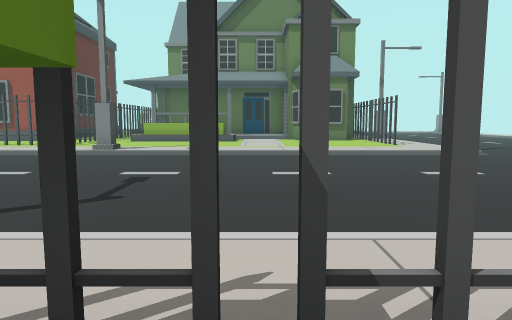
View 1 (above)

24 first-person views from a walk through a Unity game level. The camera is 1.5 m above the floor, tilts 6° down and sees 70° across. The floor is counted in squares, 2 m on a side. Each view is taken from the middle of a square. On the plan, view 1 faces up. The plan holds only what a view shows up to about 11 squares ahead; the rest is blank. The place goes on beyond the plan.

View 2
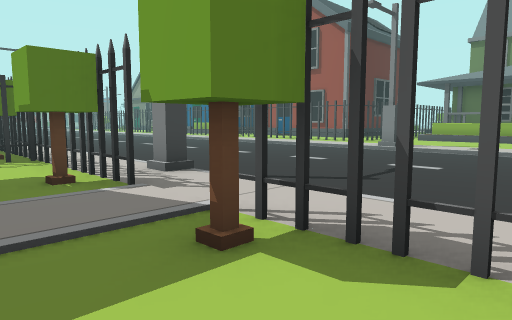

View 3
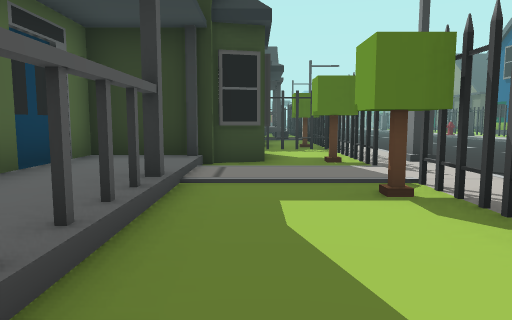

View 4
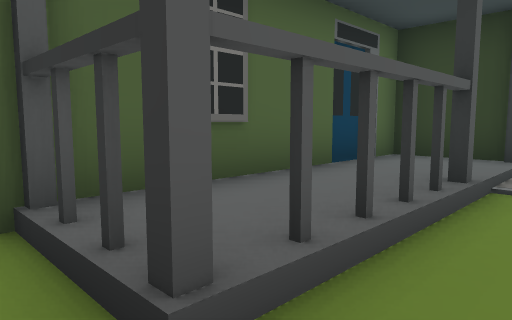

View 5
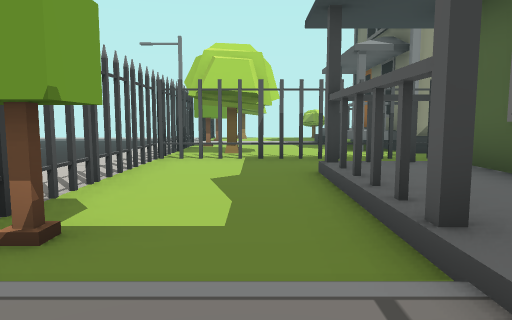

View 6
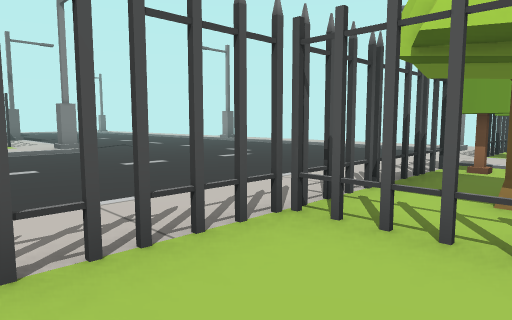

View 7
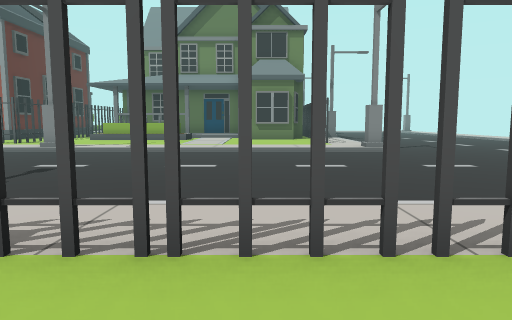

View 8
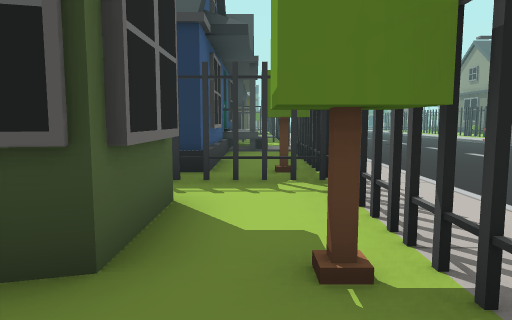

View 9
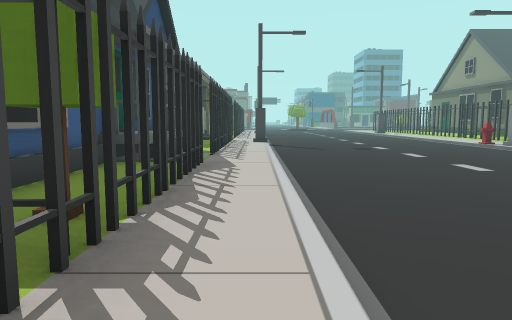

View 10
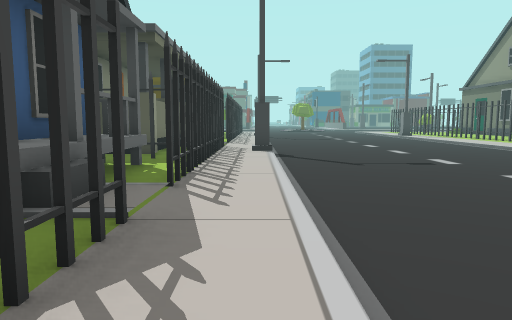

View 11
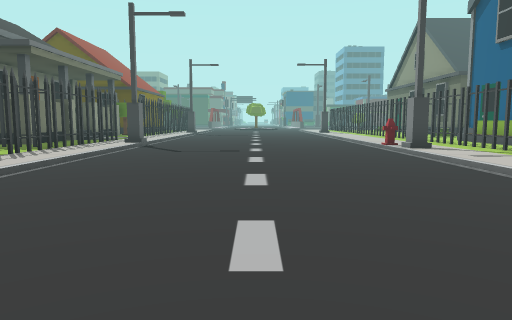

View 12
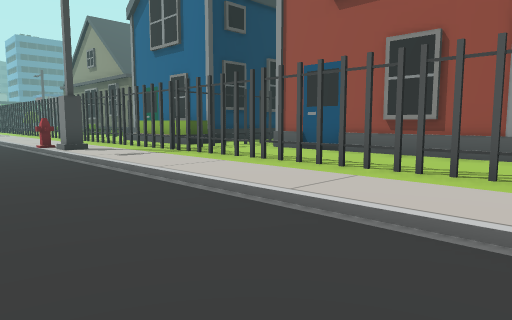

View 13
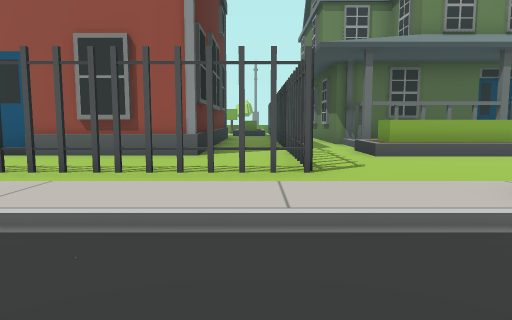

View 14
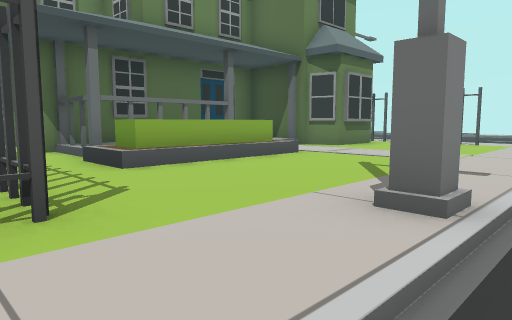

View 15
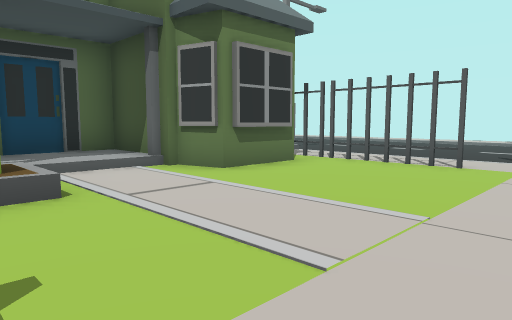

View 16
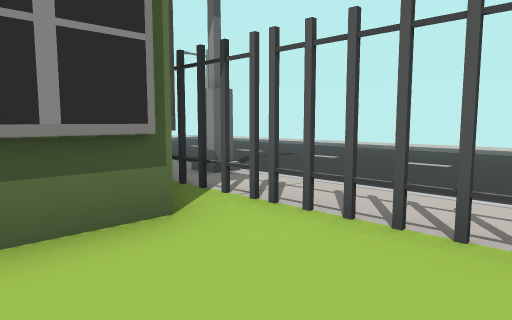

View 17
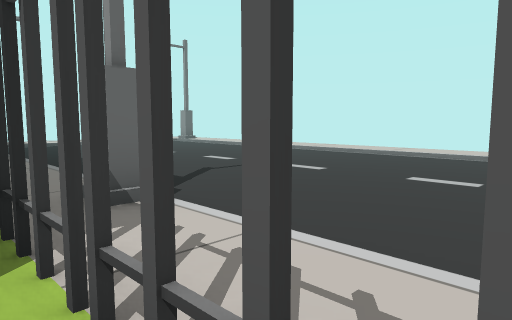

View 18
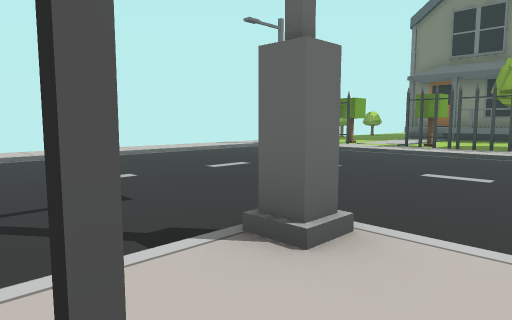

View 19
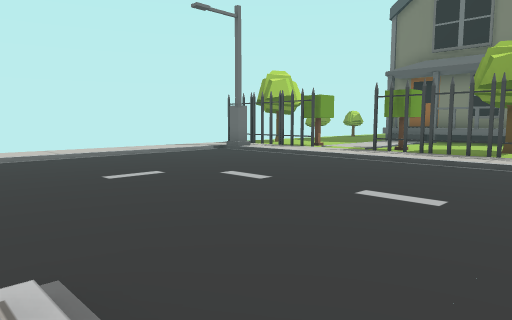

View 20
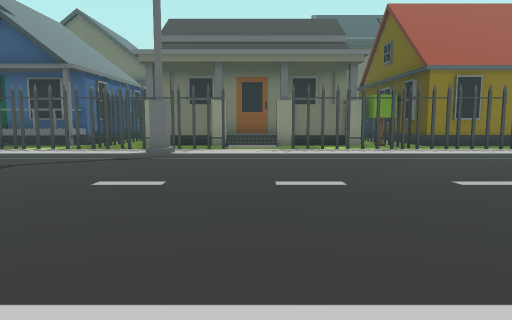

View 21
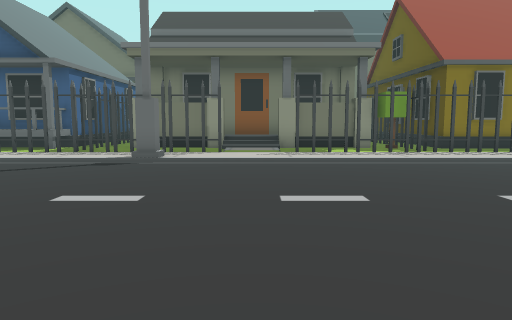

View 22
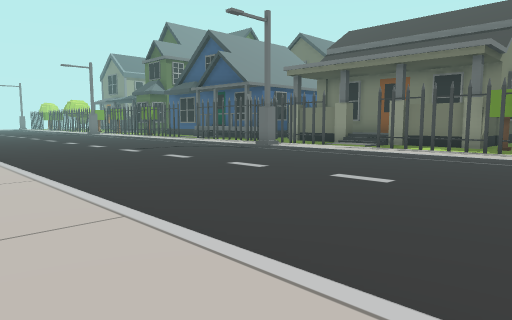

View 23
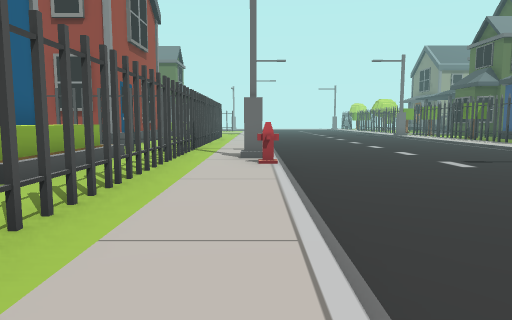

View 24
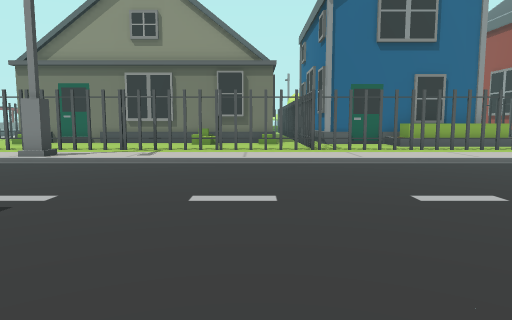

### Floor plan
Key: @ floor where view 1 was taken; # wall or solid block; x gap in a wall; . main floor; : floor 0.25 m higher than the main floor; + floor 0.5 m higher than the main floor; * floor 1 m higher than the main floor; / step, stairs or slope; ^ raised ledge; T thing the floor can be seen under or through; R tree; O other object.
Columns run from 28 left of view 1 to 14 right of it. Each row starts with its distance up from view 1.
 23                                   /.
 22                                   /.  ..
 21                                   /.....
 20                                   /....../
 19                                  :/....../
 18                     #:#:#######  :/....../:
 17                     #:#:#  +++#  :/....../:
 16                #    #:#:###/++# T:#....../:
 15              # #    #:#:O O/::##T:/....../:
 14           OOO#:######:#:OOO/::::T//....../:
 13 ::::::#::OOOO#::::::::#::::::::::T/.....
 12 ###x####:#######:##:##:::::::::::T/.....
 11 ::::::::::::::::::::::::::::::::::/......
 10 :::::::::::O::::::::::::#:::::::::#....../:
  9 ......................................... :
  8 ........................................./:
  7 ........................................./:
  6  ......................................../:
  5   ......................................./:
  4   ......................................./
  3  ......................................../
  2  ::::::::#::::::::::::::#::::::::::::::::#
  1 ##TTTTT:#################::TTTTTT:TTT::###
  0 ##:R:::+/:::#^^^^:::R#::R::R@:::T:R:R::O
 -1  ######*###:#############:::::::T::::
 -2     #     #             #//#+++:T::::
 -3                         #+++++#:T::::
 -4                         #######:T:^

Positions as (right, up) in squares from view 1, and headings:
1: (0, 0), facing up
2: (1, -1), facing up-left
3: (3, -1), facing left
4: (3, -1), facing down-left
5: (-3, -1), facing right
6: (2, -1), facing up-right
7: (2, -1), facing up
8: (-2, 0), facing left
9: (-5, 2), facing left
10: (-9, 2), facing left
11: (-7, 6), facing left
12: (-7, 7), facing up-left
13: (-7, 7), facing up
14: (-7, 9), facing up-right
15: (-2, 10), facing up-right
16: (2, 12), facing up-right
17: (4, 13), facing up-right
18: (4, 12), facing down-right
19: (4, 10), facing down-right
20: (-21, 11), facing down
21: (-21, 10), facing down
22: (-27, 11), facing down-right
23: (-24, 10), facing right
24: (-24, 2), facing up
